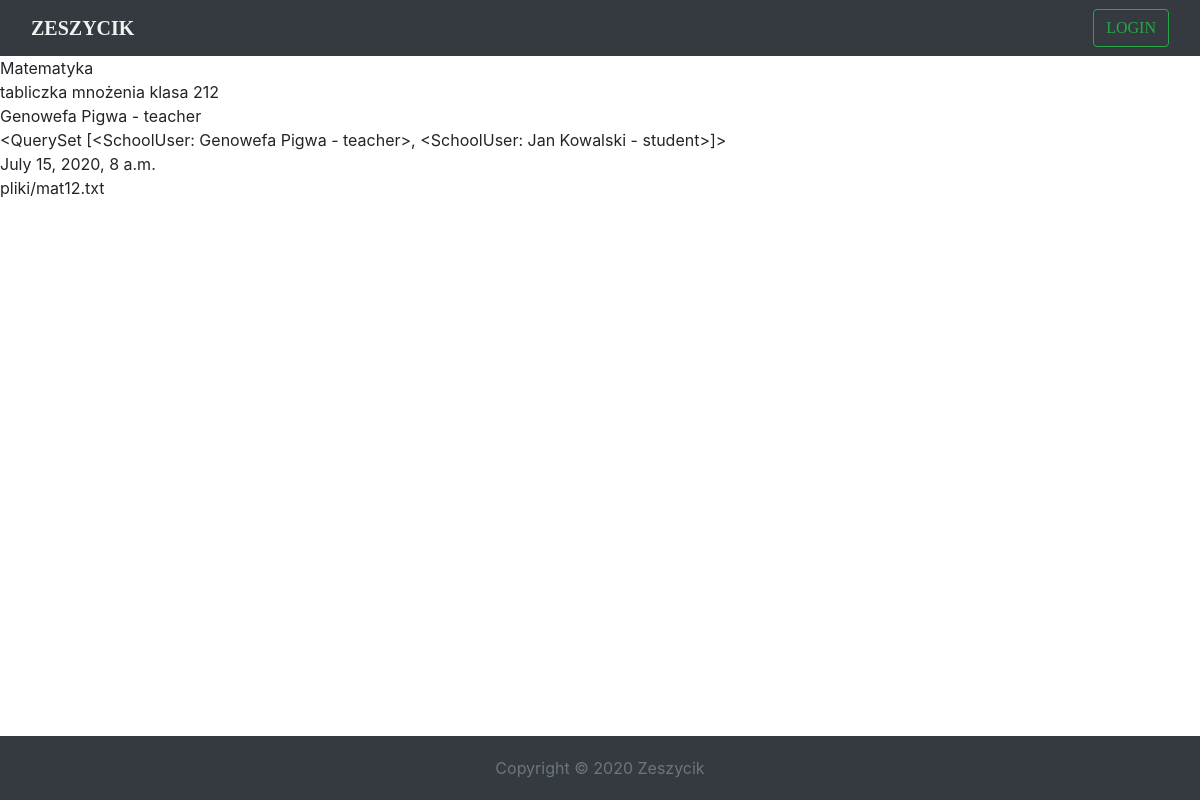
/lesson/detail/1, run on an earlier commit of the app's database.
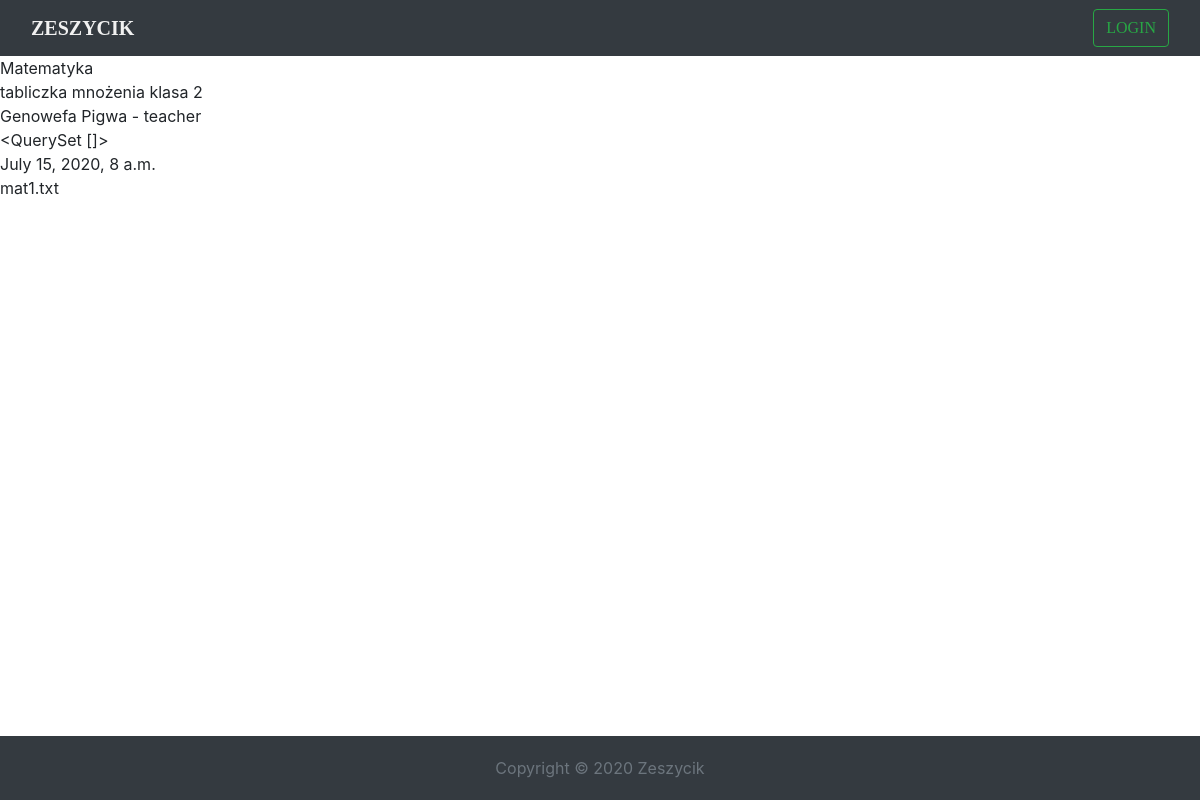
And on a later commit of the database.
### school/models.py (models this page shows, shortened)
class Lesson(models.Model):
    name = models.CharField(max_length=150, unique=True, blank=False)
    description = models.TextField()
    teacher = models.ForeignKey(SchoolUser, on_delete=models.SET_NULL, null=True, blank=True, related_name='teacher')
    date = models.DateTimeField(default=timezone.now)
    data = models.FileField(blank=True, null=True)
    students = models.ManyToManyField(SchoolUser, null=True, blank=True, related_name='students')

class SchoolUser(models.Model):
    USERS_KIND = [
        ('administrator', 'Dyrektor'),
        ('teacher', 'Nauczyciel'),
        ('student', 'Uczeń')
    ]
    user = models.OneToOneField(User, on_delete=models.CASCADE, null=True, blank=True)
    permissions = models.CharField(choices=USERS_KIND, max_length=15)
    grades = models.CharField(max_length=150, default='')
    def __str__(self):
        return f'{self.user.first_name} {self.user.last_name} - {self.permissions}'

### school/views.py (the view)
# urls.py: path('lesson/detail/<pk>', LessonsDetailView.as_view(), name='lesson_detail'),
class LessonsDetailView(DetailView):
    template_name = 'lessons_detail.html'
    model = Lesson
    context_object_name = 'lesson'

### school/templates/lessons_detail.html
{% extends 'index.html' %}
{% load static %}
{% block content %}
    {{ lesson.name }}<br>
    {{ lesson.description }}<br>
    {{ lesson.teacher }}<br>
    {{ lesson.students.get_queryset }} <br>
    {{ lesson.date }}<br>
    {{ lesson.data }}<br>
{% endblock content %}

What changed in the data, as far as the page shows it:
changed Lesson "Matematyka": description "tabliczka mnożenia klasa 212" → "tabliczka mnożenia klasa 2"; students.get_queryset "<QuerySet [<SchoolUser: Genowefa Pigwa - teacher>, <SchoolUser: Jan Kowalski - student>]>" → "<QuerySet []>"; data "pliki/mat12.txt" → "mat1.txt"
